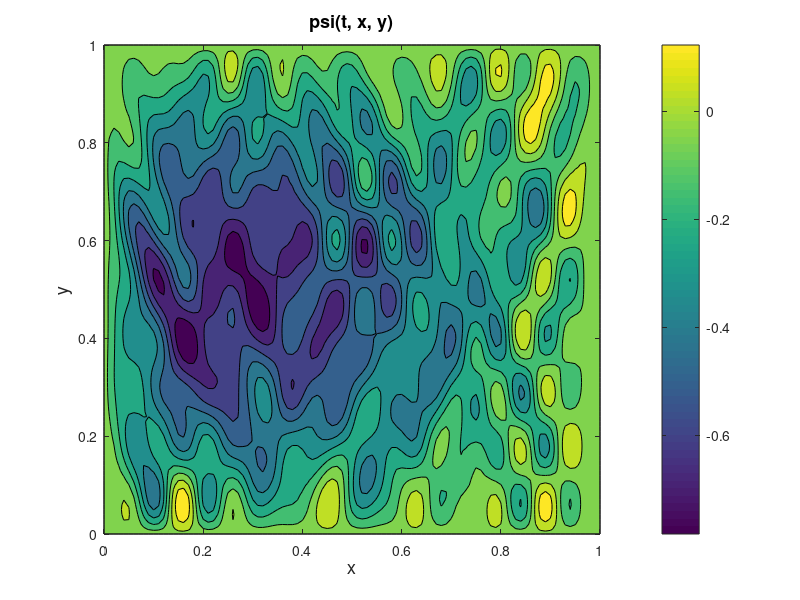

Recreate this plot in MATLAB. (Note: this script raises an error after producing the figure.)
% This script will compute the coefficients of the modes in our simplified
% dynamical system, not a true solution to the Rossby wave equation. To do 
% this we use the Kalman filter for data assimilation and an RTS smoother
% for smoothing. We define 
%
%      psi(t, x, y) = \sum_n \sum_m exp(-i sigma_nm t - i beta
%           x/sigma_nm) c_nm sin(n pi x) sin(m pi y)
%
% where
%
%      sigma_nm = ( beta/2 ) (1/( pi sqrt(n^2 + m^2) ) )
%
% is our non-dimensional dispersion relation and c_nm are coefficients
% dependent on psi(0, x, y).
%
% We assume the KF has full knowledge of A, the time-stepping matrix, and
% no knowledge of the forcing at every step. We'll provide near perfect
% data at certain timesteps. 
%
% I'm opting to keep this script self-contained, since this will not be a
% true solution of the Rossby wave equation and instead is a simple
% dynamical system that we consider. 

%%

clc, clear, close all

T = 2000;    % how many steps to take 
dt = 29;     % time step
L = 1;       % length of square basin, 1 b/c non-dimensionalized
b = 1.8e-3;
a = 6.3e6;   % radius of Earth, kilometers
theta = 30;  % latitude we use for computation of beta and f 
Ra = 0.2;    % Stommel parameter, from Carl's code 

% Earth's rotation rate
Omega = 7.2921e-5;         % rads / sec 

% determining beta and f at our given latitude
beta_dim = 2 * Omega * cosd(theta) / a;
f = 2 * Omega * sind(theta);

beta = beta_dim * a / f;

% the choice of n, m determines which of the modes we keep 
n = 3:5;
m = 4:9;
N = length(n); M = length(m);
[Nn,Mm] = meshgrid(n',m');  
vec_n = Nn(:);
vec_m = Mm(:);

% initial condition for the system
x0 = (1./(vec_n.^2 + vec_m.^2));

% dispersion relation, given as an N by M matrix, with increases in m
% happening across rows and increases in n happening across columns 
sigma_nm = beta * L ./ ( 2 * pi * sqrt(Nn.^2 + Mm.^2) );

% creating a function that computess a specific sigma_nm value
sigma_func = @(n,m) -beta * L / (2 * pi * sqrt(n^2 + m^2) );

% building the forward operator for stepping the coefficients 
A = exp(-b) .* diag( exp(-1i * sigma_nm(:) * dt) );    

% random forcing
load('forcing_1_sd.mat');
q = 0.003 .* forcing;

% pre-allocating storage for quantities we want to store

% storage for the "true" states and "energy"
state = x0;
all_states = zeros(M*N,T+1);
all_states(:,1) = x0;

energy = zeros(1, T+1);
energy(1) = sum(abs(all_states(:,1)).^2);

% storage for the KF computed states and energy
x0_KF = 1.2.*x0;
all_states_KF = zeros(M*N, T+1);
all_states_KF(:,1) = x0_KF;        % KF has perfect initial condition

energy_KF = zeros(1, T+1);
energy_KF(1) = sum(abs(all_states_KF(:,1)).^2);

% noise to add to the data points to make them a little fuzzy

load('noise_1_sd.mat');
noise = 0.005.*noise;

%%

% Running the forward model to create the artificial data
for j = 2:T+1
    
    state = A * state + q(j);

    all_states(:,j) = state;
    
    energy(j) = sum(abs(state).^2);

end

% how to distribute data
E = eye(N * M);

% adding noise here to make the data a little fuzzy
data = E * all_states + noise(1:T+1); 

%%

% Lastly we want to run the Kalman filter and reconstruct the coefficients
% of the normal mode decomposition 

% covariance matrix
uncertainty = cell(T+1,1);
P0 = cov( (x0 - x0_KF) * (x0 - x0_KF)' );
%P0(1,1) = var((1./(vec_m.^2 + vec_n.^2)).*0.1.*randn(1));
uncertainty{1} = P0;

% matrix of covariance of noise in the data
R = var(noise(:)) .* eye(N * M);

% covariance of random forcing
Q = var(0.5.*q(:)) .* eye(N * M);
Gamma = eye(N*M); % we apply forcing to all entries of the state vector

% timesteps where we'll incorporate data
data_steps = [400:50:900, 925:25:1300];
%data_steps = 1:T+1;

% running the Kalman filter 

state_old = x0_KF;
P_old = P0;
temp = dt;

% the RTS smoother needs the states and covariance matrices before any data
% was introduced, so I'm going to store them along with everything 
states_before_data = zeros(M*N, T+1);
states_before_data(:, 1) = state_old;
uncertainty_before_data = cell(T+1, 1);

for j = 2:T+1

    temp_state = A * state_old + .5 .* q(j);
    temp_P = A * P_old * A' + Gamma * Q * Gamma';

    states_before_data(:, j) = temp_state;
    uncertainty_before_data{j} = temp_P;
    
    % calculate Kalman gain matrix
    K = temp_P * E' * ( E * temp_P * E' + R )^(-1);
    
    if sum(j == data_steps)
        
        state_now = temp_state + K * (data(:, j) - E * temp_state );
        P_now = temp_P - K * E * temp_P;

    else

        state_now = temp_state;
        P_now = temp_P;
        
    end
    
    % computing "energy" 
    energy_KF(j) = sum( abs(state_now).^2 ); 
    
    % store new state
    all_states_KF(:,j) = state_now;
    
    % store new uncertainty 
    uncertainty{j} = P_now;

    % cycle states
    state_old = state_now;
    P_old = P_now;
    
    temp = temp + dt;
    
end 

%%

% Now that the Kalman filter has been used to the final time and all
% available data has been incorporated, we want to run the RTS smoother
% backwards to improve the prediction 

% storage for the smoothed states and energy
all_states_RTS = zeros(M*N, T+1);
energy_RTS = zeros(1, T+1);

uncertainty_RTS = cell(T+1,1);

% the initial value for the smoother is just what was computed with the KF
uncertainty_RTS{end} = uncertainty{end};
all_states_RTS(:, end) = all_states_KF(:, end);

forcing_RTS = zeros(M*N,T+1);

Q_new = Q;

for j = T:-1:1

    L = uncertainty{j} * A' * uncertainty_before_data{j+1}^(-1);
    M_RTS = Q_new * Gamma' * uncertainty_before_data{j+1}^(-1);

    all_states_RTS(:, j) = all_states_KF(:, j) + ...
                L * (all_states_RTS(:, j+1) - states_before_data(:, j+1));
    uncertainty_RTS{j} = uncertainty{j} + L * (uncertainty_RTS{j+1} ...
                - uncertainty_before_data{j+1}) * L';

%     forcing_RTS(:, j) = 0.5 .* q(j) + M * (all_states_RTS(:, j+1) - ...
%                                             states_before_data(:, j+1));
    Q_new = Q_new + M_RTS * (uncertainty_RTS{j+1} - uncertainty_before_data{j+1}) ...
                                * M_RTS';

end

% temp = (A * uncertainty{1} * A' + Gamma * Q * Gamma')^(-1)
% L2 = uncertainty{1} * A' * temp;

for j = 1:T+1 
    
    energy_RTS(j) = sum( abs( all_states_RTS(:,j) ).^2 );

end

% all_states_RTS(:,1) = all_states_KF(:,1) + (uncertainty{1} * A' ...
%             * (A * uncertainty{1} * A' + Gamma * Q * Gamma')^(-1) ...
%             * (all_states_RTS(:,2) - all_states_KF(:,2)));
% uncertainty_RTS{1} = 

%% 

% comparing the computed solutions

L = 1;
dx = .01; dy = .01;
x = 0:dx:L; y = 0:dy:L;
[X, Y] = meshgrid(x,y);

vec_sigma_nm = sigma_nm(:);

psi = zeros(length(x), length(y));
psi_KF = zeros(length(x), length(y));
psi_RTS = zeros(length(x), length(y));

which_step = T+1;
for j = 1:M*N
        
        % no Stommel solution
        
        % no Stommel solution
        
        psi_KF = psi_KF + all_states_KF(j, which_step) .* exp(-1i .* beta .* X / vec_sigma_nm(j) ) ...
            .* sin(vec_m(j) .* pi .* Y) .* sin(vec_n(j) .* pi .* X);

        psi_RTS = psi_RTS + all_states_RTS(j, which_step) .* exp(-1i .* beta .* X /vec_sigma_nm(j) ) ...
            .* sin(vec_m(j) .* pi .* Y) .* sin(vec_n(j) .* pi .* X);
        
        psi = psi + all_states(j, which_step) .* exp(-1i .* beta .* X / vec_sigma_nm(j) ) ...
            .* sin(vec_m(j) .* pi .* Y) .* sin(vec_n(j) .* pi .* X);

end

% with the added stommel solution

psi_KF = psi_KF + exp(-X * beta / Ra) .* sin(pi .* Y) + (X - 1).* sin(pi .* Y);

psi = psi + exp(-X * beta / Ra) .* sin(pi .* Y) + (X - 1).* sin(pi .* Y);

psi_RTS = psi_RTS + exp(-X * beta / Ra) .* sin(pi .* Y) + (X - 1) .* sin(pi .* Y);


%%

% Plotting the modes and their inverses 

% creating my figure 10 

% figure()
% tiledlayout(3,1);
% 
% % non-dimensional periods, frequencies, and the logarithm of the initial
% % condition
% 
% sigma_plot = nexttile;
% plot(2*pi./abs(sigma_nm(:)), '*', 'LineWidth', 1.5);
% ylabel('Non-dim Periods', 'FontSize', 13)
% 
% sigma_inverse = nexttile;
% plot(abs(sigma_nm(:)), '*', 'LineWidth', 1.5);
% ylabel('Radian freq.', 'FontSize', 13)
% 
% log_initial = nexttile;
% semilogy(x0(:), '*', 'LineWidth', 1.5)
% ylabel('Semilog plot of initial cond.', 'FontSize', 13)
% 
% xlabel('1, 2, ..., N * M', 'FontSize', 13)

%%

% just plotting the streamfunction after a few time steps 

figure()

contourf(x,y,real(psi))
title('psi(t, x, y)', 'FontSize', 13)
xlabel('x', 'FontSize', 13)
ylabel('y', 'FontSize', 13)
colorbar



%%

% plotting the computed solutions 

figure()
tiledlayout(1, 3)

nexttile;
contourf(x,y,real(psi))
title('True Wave')
xlabel('x')
ylabel('y')
colorbar


nexttile;
contourf(x, y, real(psi_KF))
title('KF Wave')
xlabel('x')
ylabel('y')
colorbar

nexttile;
contourf(x, y, real(psi_RTS))
title('RTSWave')
xlabel('x')
ylabel('y')
colorbar


%%

% plotting the "energy" of the system

figure()
tiledlayout(3,1)

t = 0:2000;
nexttile;
plot(t, energy, t, energy_KF, '--', 'linewidth', 1.5)
hold on 
plot(t, energy_RTS, ' -.', 'linewidth', 1.7) 
xline(data_steps)
legend('True', 'KF', 'RTS')
ylabel('Energy', 'FontSize', 13)

nexttile;
plot(t, energy, t, energy_KF, '--', 'linewidth', 1.5)
hold on 
plot(t, energy_RTS, ' -.', 'linewidth', 1.7) 
xline(data_steps)
xlim([380, 1325])
ylim([0, .06])
legend('True', 'KF', 'RTS')
ylabel('Energy', 'FontSize', 13)

nexttile; 
plot(t, energy_KF, t, energy_RTS, '--', 'linewidth', 1.5)
xline(data_steps)
ylabel('Energy', 'FontSize', 13)
legend('KF', 'RTS')

xlabel('Time step', 'FontSize', 13)

% nexttile;
% plot(energy_KF(1:end))
% title('KF Energy')
